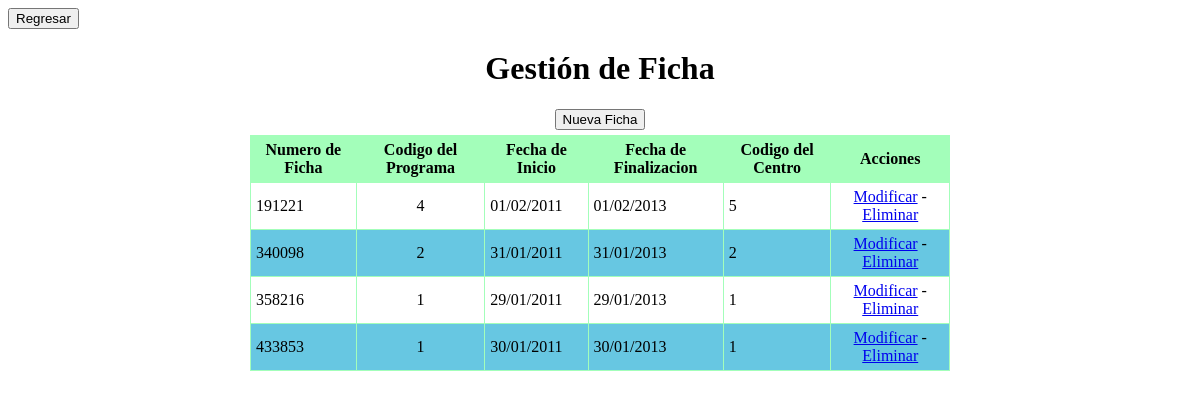
/carpetas/ficha/index.php, run on the app's committed database.
### tables this page shows
CREATE TABLE `ficha` (
  `num_ficha` varchar(100) NOT NULL default '',
  `cod_programa` varchar(5) default NULL,
  `fecha_ini` varchar(15) default NULL,
  `fecha_fin` varchar(100) default NULL,
  `cod_centro` varchar(50) default NULL,
  PRIMARY KEY  (`num_ficha`),
  KEY `cod_programa` (`cod_programa`),
  CONSTRAINT `ficha_ibfk_1` FOREIGN KEY (`cod_programa`) REFERENCES `programa` (`cod_pro`)
);

### carpetas/ficha/view/viewClass.php (called while the page is built, shortened)
<?php
class viewClass {
    static public function renderHTML($view, $args = NULL) {
        include_once 'templates/' . $view;
    }
}

### librerias/dataBaseClass.php (called while the page is built, shortened)
<?php
class dataBaseClass {
  static private $host = 'localhost';
  static private $port = 3306,
          $dbname = 'desercion',
          $user = 'root',
          $password = '',
          $driver = 'mysql',
          $instance = NULL;
  static public function getInstance() {
    return self::$instance;
  }
  static private function connect() {
    try {
      $dsn = self::$driver
              . ':host='. self::$host
              . ';port=' . self::$port
              . ';dbname=' . self::$dbname;
      self::$instance = new PDO($dsn, self::$user, self::$password);
      return true;
    } catch (PDOException $e) {
      echo $e->getMessage();
    }
  }
}

### carpetas/ficha/model/modelClass.php (called while the page is built, shortened)
<?php
class modelClass {
    static public function getAll() {
        try {
            $sql = 'SELECT ficha.num_ficha, ficha.cod_programa, ficha.fecha_ini, ficha.fecha_fin, ficha.cod_centro FROM ficha';
            return dataBaseClass::getInstance()->query($sql)->fetchAll(PDO::FETCH_ASSOC);
        } catch (PDOException $e) {
            return $e;
        }
    }
}

### carpetas/ficha/view/templates/index.php (the view, shortened to what this page needs)
<!DOCTYPE html>
<html lang="es">
    <head>
        <link rel="stylesheet" media="screen" href="css/main.css">
    </head>
    <body>
        <a align="right" href="../../../../Taller-2/"><button>Regresar</button></a>
    <center>
        <h1>Gestión de Ficha</h1>
        <div id="lnkNuevo">
            <a href="index.php?action=create"><button>Nueva Ficha</button></a>
        </div>
        <table id="tblContenido">
            <thead>
                <tr>
                    <th>Numero de Ficha</th>
                    <th>Codigo del Programa</th>
                    <th>Fecha de Inicio</th>
                    <th>Fecha de Finalizacion</th>
                    <th>Codigo del Centro</th>
                    <th>Acciones</th>
                </tr>
            </thead>
            <tbody>
                <?php foreach ($datos as $row): ?>
                    <tr>
                        <td><?php echo $row['num_ficha'] ?></td>
                        <td><?php echo $row['cod_programa'] ?></td>
                        <td><?php echo $row['fecha_ini'] ?></td>
                        <td><?php echo $row['fecha_fin'] ?></td>
                        <td><?php echo $row['cod_centro'] ?></td>
                        <td><a href="index.php?action=update&amp;num_ficha=<?php echo $row['num_ficha'] ?>">Modificar</a> - <a href="index.php?action=delete&amp;num_ficha=<?php echo $row['num_ficha'] ?>">Eliminar</a></td>
                    </tr>
                <?php endforeach ?>
            </tbody>
        </table>
    </body>
</html>

### carpetas/ficha/css/main.css (style rules this page uses)
#lnkNuevo { margin-bottom: 5px; }
#tblContenido { border: solid red 1px; width: 700px; border-spacing: 10px; border-collapse: collapse; }
#tblContenido thead tr th { background-color: #A3FEBA; }
#tblContenido tbody tr td, #tblContenido thead tr th { margin: 0px; padding: 0px; border: solid #A3FEBA 1px; padding: 5px; }
#tblContenido tbody tr:nth-child(2n) { background-color: #67C7E2; }
#tblContenido tbody tr td:last-child, #tblContenido tbody tr td:nth-child(2) { text-align: center; }

### data on the page
ficha: num_ficha "191221", cod_programa "4", fecha_ini "01/02/2011", fecha_fin "01/02/2013", cod_centro "5"
ficha: num_ficha "340098", cod_programa "2", fecha_ini "31/01/2011", fecha_fin "31/01/2013", cod_centro "2"
ficha: num_ficha "358216", cod_programa "1", fecha_ini "29/01/2011", fecha_fin "29/01/2013", cod_centro "1"
ficha: num_ficha "433853", cod_programa "1", fecha_ini "30/01/2011", fecha_fin "30/01/2013", cod_centro "1"
